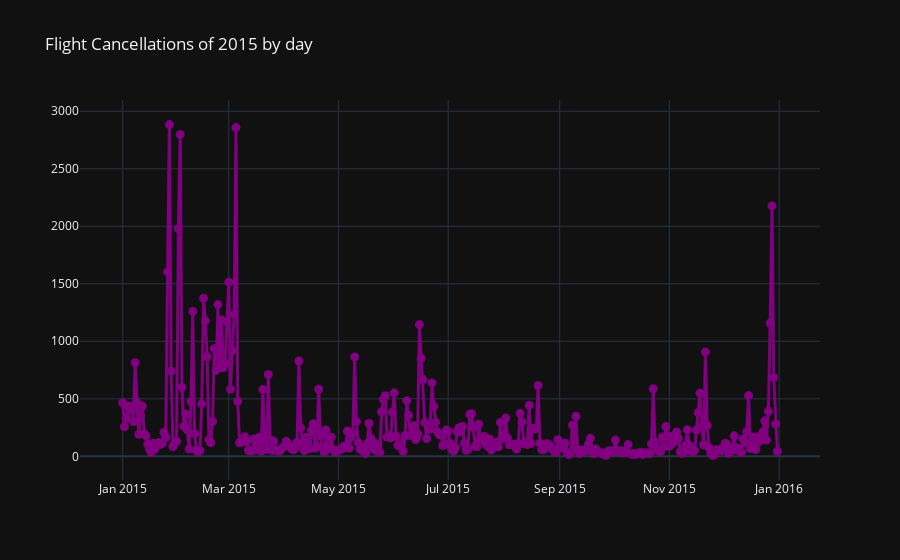

The notebook cell saved with this chart:
### Code cell
df_2015 = df[df.FLIGHT_DATE.dt.year == 2015]
line_plot(df_2015, 'FLIGHT_DATE', 'CANCELLED', 'sum', 'Flight Cancellations of 2015 by day')

### Figure 1 — Plotly figure (JSON) as saved in the notebook; plotly's stock layout.template omitted (floating-point values rounded to 4 significant figures; data arrays with more than 128 entries replaced by an {"elided": "..."} marker saying what was removed)
{"data": [{"line": {"color": "purple", "width": 3}, "marker": {"size": 9}, "mode": "lines+markers", "name": "'spline'", "type": "scatter", "x": {"elided": "365 str values"}, "y": {"elided": "365 int values"}}], "layout": {"title": {"text": "Flight Cancellations of 2015 by day"}}}
